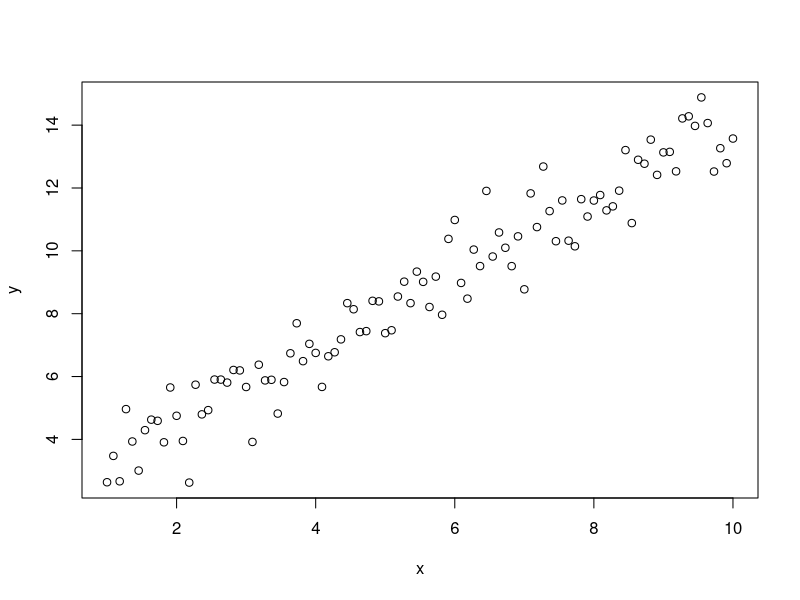
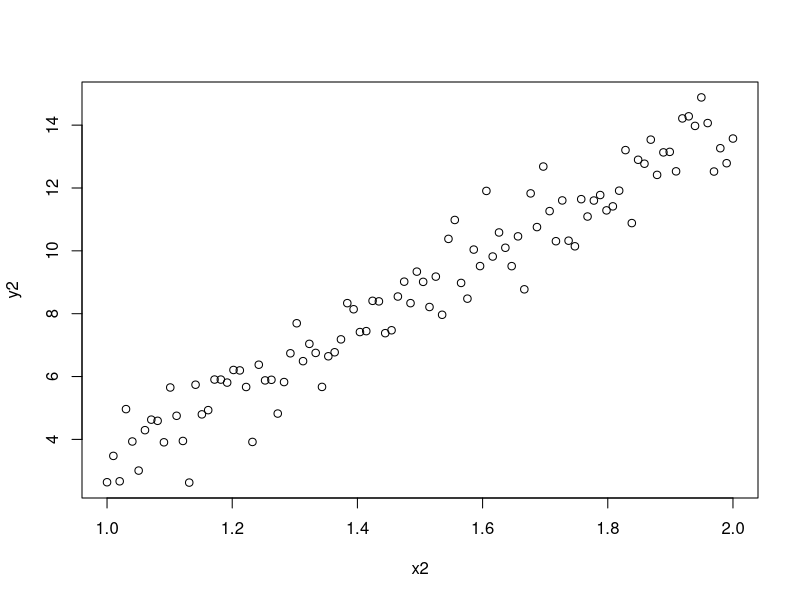

The R source for these figures, in order:
# Learning about R2

# seeing r2 for range 1-10 simple linear model
x <- seq(1,10,length.out = 100)
set.seed(1)
y <- 2 + 1.2*x + rnorm(100,0,sd = 0.9)
mod1 <- lm(y ~ x)
summary(mod1)$r.squared #  0.9383379
sum((fitted(mod1) - y)^2)/100 # 0.6468052


# seeing r2 for range 1-2 simple linear model
x2 <- seq(1,2,length.out = 100)       # new range of x
set.seed(1)
y2 <- 2 + 1.2*x + rnorm(100,0,sd = 0.9)
mod2 <- lm(y ~ x)
summary(mod1)$r.squared # 0.150244
sum((fitted(mod1) - y)^2)/100        # Mean squared error
# 0.6468052
#
#
#



# graphing results to understand data

plot(x, y)
plot(x2, y2) # identical visually with different X ranges. so just different slopes would be expected of well fit linear models corrrect?


































































